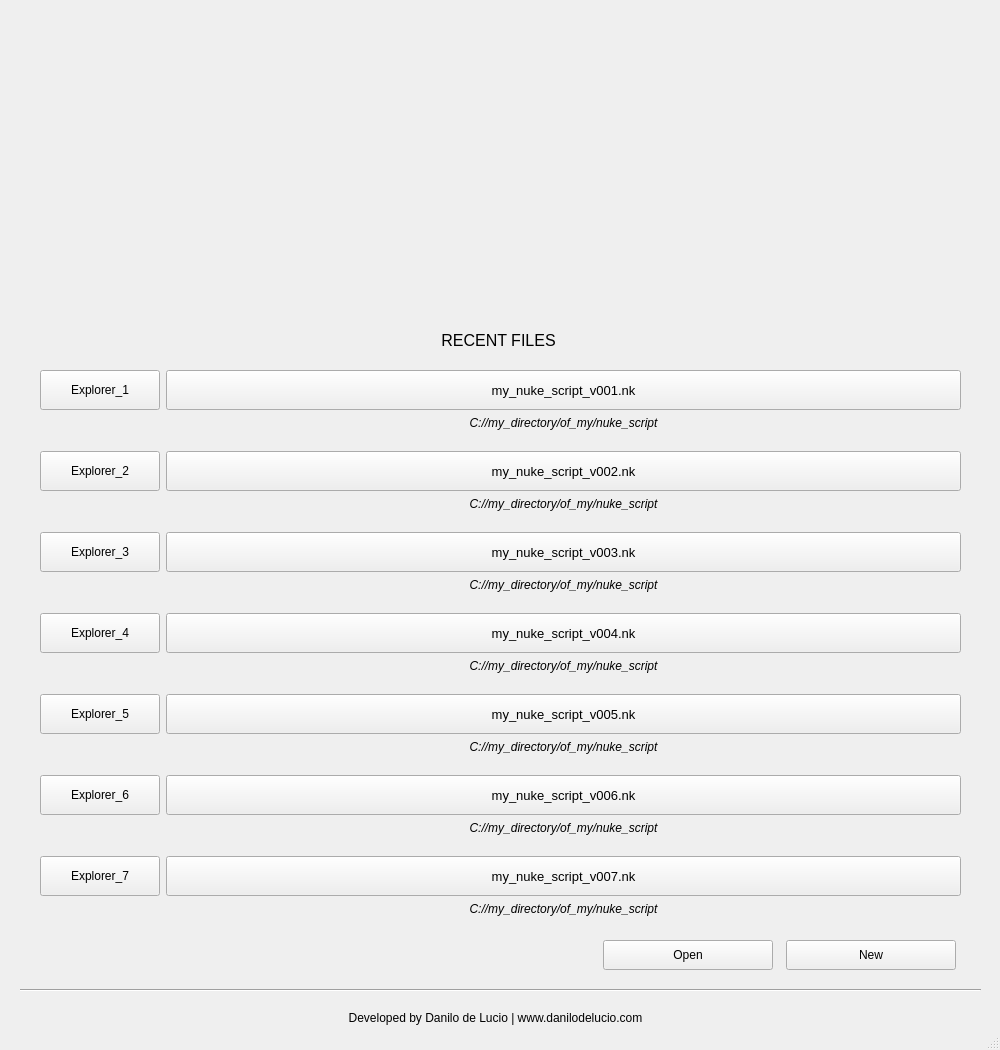
<?xml version="1.0" encoding="UTF-8"?>
<ui version="4.0">
 <class>MainWindow</class>
 <widget class="QMainWindow" name="MainWindow">
  <property name="geometry">
   <rect>
    <x>0</x>
    <y>0</y>
    <width>1000</width>
    <height>1050</height>
   </rect>
  </property>
  <property name="minimumSize">
   <size>
    <width>1000</width>
    <height>1050</height>
   </size>
  </property>
  <property name="maximumSize">
   <size>
    <width>1000</width>
    <height>1050</height>
   </size>
  </property>
  <property name="windowTitle">
   <string>Nuke Start Screen</string>
  </property>
  <widget class="QWidget" name="centralwidget">
   <widget class="QLabel" name="label_footer">
    <property name="geometry">
     <rect>
      <x>10</x>
      <y>1010</y>
      <width>971</width>
      <height>16</height>
     </rect>
    </property>
    <property name="text">
     <string>Developed by Danilo de Lucio | www.danilodelucio.com</string>
    </property>
    <property name="alignment">
     <set>Qt::AlignCenter</set>
    </property>
   </widget>
   <widget class="QLabel" name="label_cover">
    <property name="geometry">
     <rect>
      <x>0</x>
      <y>0</y>
      <width>1001</width>
      <height>300</height>
     </rect>
    </property>
    <property name="minimumSize">
     <size>
      <width>0</width>
      <height>300</height>
     </size>
    </property>
    <property name="font">
     <font>
      <pointsize>20</pointsize>
     </font>
    </property>
    <property name="styleSheet">
     <string notr="true">QLabel {
background-image: url(:/imgs/imgs/cover.png);
background-repeat: no-repeat;
}</string>
    </property>
    <property name="text">
     <string/>
    </property>
    <property name="alignment">
     <set>Qt::AlignCenter</set>
    </property>
   </widget>
   <widget class="QWidget" name="layoutWidget">
    <property name="geometry">
     <rect>
      <x>600</x>
      <y>930</y>
      <width>361</width>
      <height>51</height>
     </rect>
    </property>
    <layout class="QGridLayout" name="gridLayout_2">
     <property name="leftMargin">
      <number>0</number>
     </property>
     <property name="topMargin">
      <number>0</number>
     </property>
     <property name="rightMargin">
      <number>0</number>
     </property>
     <property name="horizontalSpacing">
      <number>10</number>
     </property>
     <property name="verticalSpacing">
      <number>0</number>
     </property>
     <item row="1" column="1">
      <widget class="QPushButton" name="pushButton_new">
       <property name="minimumSize">
        <size>
         <width>170</width>
         <height>30</height>
        </size>
       </property>
       <property name="maximumSize">
        <size>
         <width>170</width>
         <height>30</height>
        </size>
       </property>
       <property name="cursor">
        <cursorShape>PointingHandCursor</cursorShape>
       </property>
       <property name="text">
        <string>New</string>
       </property>
      </widget>
     </item>
     <item row="1" column="0">
      <widget class="QPushButton" name="pushButton_open">
       <property name="minimumSize">
        <size>
         <width>170</width>
         <height>30</height>
        </size>
       </property>
       <property name="maximumSize">
        <size>
         <width>170</width>
         <height>30</height>
        </size>
       </property>
       <property name="cursor">
        <cursorShape>PointingHandCursor</cursorShape>
       </property>
       <property name="text">
        <string>Open</string>
       </property>
      </widget>
     </item>
    </layout>
   </widget>
   <widget class="QLabel" name="label_recent_files">
    <property name="geometry">
     <rect>
      <x>38</x>
      <y>310</y>
      <width>921</width>
      <height>61</height>
     </rect>
    </property>
    <property name="font">
     <font>
      <pointsize>12</pointsize>
     </font>
    </property>
    <property name="text">
     <string>RECENT FILES</string>
    </property>
    <property name="alignment">
     <set>Qt::AlignCenter</set>
    </property>
   </widget>
   <widget class="Line" name="line">
    <property name="geometry">
     <rect>
      <x>20</x>
      <y>980</y>
      <width>961</width>
      <height>20</height>
     </rect>
    </property>
    <property name="minimumSize">
     <size>
      <width>0</width>
      <height>10</height>
     </size>
    </property>
    <property name="orientation">
     <enum>Qt::Horizontal</enum>
    </property>
   </widget>
   <widget class="QWidget" name="">
    <property name="geometry">
     <rect>
      <x>40</x>
      <y>370</y>
      <width>921</width>
      <height>561</height>
     </rect>
    </property>
    <layout class="QGridLayout" name="gridLayout_3">
     <item row="10" column="0">
      <widget class="QPushButton" name="pushButton_explorer_6">
       <property name="minimumSize">
        <size>
         <width>120</width>
         <height>40</height>
        </size>
       </property>
       <property name="maximumSize">
        <size>
         <width>120</width>
         <height>40</height>
        </size>
       </property>
       <property name="cursor">
        <cursorShape>PointingHandCursor</cursorShape>
       </property>
       <property name="toolTip">
        <string>Open in Explorer</string>
       </property>
       <property name="text">
        <string>Explorer_6</string>
       </property>
      </widget>
     </item>
     <item row="5" column="1">
      <widget class="QLabel" name="label_filepath_3">
       <property name="font">
        <font>
         <italic>true</italic>
        </font>
       </property>
       <property name="text">
        <string>C://my_directory/of_my/nuke_script</string>
       </property>
       <property name="alignment">
        <set>Qt::AlignHCenter|Qt::AlignTop</set>
       </property>
      </widget>
     </item>
     <item row="8" column="1">
      <widget class="QPushButton" name="pushButton_filename_5">
       <property name="minimumSize">
        <size>
         <width>0</width>
         <height>40</height>
        </size>
       </property>
       <property name="font">
        <font>
         <pointsize>10</pointsize>
        </font>
       </property>
       <property name="cursor">
        <cursorShape>PointingHandCursor</cursorShape>
       </property>
       <property name="toolTip">
        <string>Import into the current Nuke script</string>
       </property>
       <property name="text">
        <string>my_nuke_script_v005.nk</string>
       </property>
      </widget>
     </item>
     <item row="2" column="0">
      <widget class="QPushButton" name="pushButton_explorer_2">
       <property name="minimumSize">
        <size>
         <width>120</width>
         <height>40</height>
        </size>
       </property>
       <property name="maximumSize">
        <size>
         <width>120</width>
         <height>40</height>
        </size>
       </property>
       <property name="cursor">
        <cursorShape>PointingHandCursor</cursorShape>
       </property>
       <property name="toolTip">
        <string>Open in Explorer</string>
       </property>
       <property name="text">
        <string>Explorer_2</string>
       </property>
      </widget>
     </item>
     <item row="4" column="0">
      <widget class="QPushButton" name="pushButton_explorer_3">
       <property name="minimumSize">
        <size>
         <width>120</width>
         <height>40</height>
        </size>
       </property>
       <property name="maximumSize">
        <size>
         <width>120</width>
         <height>40</height>
        </size>
       </property>
       <property name="cursor">
        <cursorShape>PointingHandCursor</cursorShape>
       </property>
       <property name="toolTip">
        <string>Open in Explorer</string>
       </property>
       <property name="text">
        <string>Explorer_3</string>
       </property>
      </widget>
     </item>
     <item row="9" column="1">
      <widget class="QLabel" name="label_filepath_5">
       <property name="font">
        <font>
         <italic>true</italic>
        </font>
       </property>
       <property name="text">
        <string>C://my_directory/of_my/nuke_script</string>
       </property>
       <property name="alignment">
        <set>Qt::AlignHCenter|Qt::AlignTop</set>
       </property>
      </widget>
     </item>
     <item row="0" column="1">
      <widget class="QPushButton" name="pushButton_filename_1">
       <property name="enabled">
        <bool>true</bool>
       </property>
       <property name="minimumSize">
        <size>
         <width>0</width>
         <height>40</height>
        </size>
       </property>
       <property name="font">
        <font>
         <pointsize>10</pointsize>
        </font>
       </property>
       <property name="cursor">
        <cursorShape>PointingHandCursor</cursorShape>
       </property>
       <property name="toolTip">
        <string>Import into the current Nuke script</string>
       </property>
       <property name="styleSheet">
        <string notr="true"/>
       </property>
       <property name="text">
        <string>my_nuke_script_v001.nk</string>
       </property>
      </widget>
     </item>
     <item row="1" column="1">
      <widget class="QLabel" name="label_filepath_1">
       <property name="font">
        <font>
         <italic>true</italic>
        </font>
       </property>
       <property name="text">
        <string>C://my_directory/of_my/nuke_script</string>
       </property>
       <property name="alignment">
        <set>Qt::AlignHCenter|Qt::AlignTop</set>
       </property>
      </widget>
     </item>
     <item row="8" column="0">
      <widget class="QPushButton" name="pushButton_explorer_5">
       <property name="minimumSize">
        <size>
         <width>120</width>
         <height>40</height>
        </size>
       </property>
       <property name="maximumSize">
        <size>
         <width>120</width>
         <height>40</height>
        </size>
       </property>
       <property name="cursor">
        <cursorShape>PointingHandCursor</cursorShape>
       </property>
       <property name="toolTip">
        <string>Open in Explorer</string>
       </property>
       <property name="text">
        <string>Explorer_5</string>
       </property>
      </widget>
     </item>
     <item row="3" column="1">
      <widget class="QLabel" name="label_filepath_2">
       <property name="font">
        <font>
         <italic>true</italic>
        </font>
       </property>
       <property name="text">
        <string>C://my_directory/of_my/nuke_script</string>
       </property>
       <property name="alignment">
        <set>Qt::AlignHCenter|Qt::AlignTop</set>
       </property>
      </widget>
     </item>
     <item row="6" column="0">
      <widget class="QPushButton" name="pushButton_explorer_4">
       <property name="minimumSize">
        <size>
         <width>120</width>
         <height>40</height>
        </size>
       </property>
       <property name="maximumSize">
        <size>
         <width>120</width>
         <height>40</height>
        </size>
       </property>
       <property name="cursor">
        <cursorShape>PointingHandCursor</cursorShape>
       </property>
       <property name="toolTip">
        <string>Open in Explorer</string>
       </property>
       <property name="text">
        <string>Explorer_4</string>
       </property>
      </widget>
     </item>
     <item row="4" column="1">
      <widget class="QPushButton" name="pushButton_filename_3">
       <property name="minimumSize">
        <size>
         <width>0</width>
         <height>40</height>
        </size>
       </property>
       <property name="font">
        <font>
         <pointsize>10</pointsize>
        </font>
       </property>
       <property name="cursor">
        <cursorShape>PointingHandCursor</cursorShape>
       </property>
       <property name="toolTip">
        <string>Import into the current Nuke script</string>
       </property>
       <property name="text">
        <string>my_nuke_script_v003.nk</string>
       </property>
      </widget>
     </item>
     <item row="10" column="1">
      <widget class="QPushButton" name="pushButton_filename_6">
       <property name="minimumSize">
        <size>
         <width>0</width>
         <height>40</height>
        </size>
       </property>
       <property name="font">
        <font>
         <pointsize>10</pointsize>
        </font>
       </property>
       <property name="cursor">
        <cursorShape>PointingHandCursor</cursorShape>
       </property>
       <property name="toolTip">
        <string>Import into the current Nuke script</string>
       </property>
       <property name="text">
        <string>my_nuke_script_v006.nk</string>
       </property>
      </widget>
     </item>
     <item row="12" column="1">
      <widget class="QPushButton" name="pushButton_filename_7">
       <property name="minimumSize">
        <size>
         <width>0</width>
         <height>40</height>
        </size>
       </property>
       <property name="font">
        <font>
         <pointsize>10</pointsize>
        </font>
       </property>
       <property name="cursor">
        <cursorShape>PointingHandCursor</cursorShape>
       </property>
       <property name="toolTip">
        <string>Import into the current Nuke script</string>
       </property>
       <property name="text">
        <string>my_nuke_script_v007.nk</string>
       </property>
      </widget>
     </item>
     <item row="0" column="0">
      <widget class="QPushButton" name="pushButton_explorer_1">
       <property name="minimumSize">
        <size>
         <width>120</width>
         <height>40</height>
        </size>
       </property>
       <property name="maximumSize">
        <size>
         <width>120</width>
         <height>40</height>
        </size>
       </property>
       <property name="cursor">
        <cursorShape>PointingHandCursor</cursorShape>
       </property>
       <property name="toolTip">
        <string>Open in Explorer</string>
       </property>
       <property name="text">
        <string>Explorer_1</string>
       </property>
      </widget>
     </item>
     <item row="2" column="1">
      <widget class="QPushButton" name="pushButton_filename_2">
       <property name="minimumSize">
        <size>
         <width>0</width>
         <height>40</height>
        </size>
       </property>
       <property name="font">
        <font>
         <pointsize>10</pointsize>
        </font>
       </property>
       <property name="cursor">
        <cursorShape>PointingHandCursor</cursorShape>
       </property>
       <property name="toolTip">
        <string>Import into the current Nuke script</string>
       </property>
       <property name="text">
        <string>my_nuke_script_v002.nk</string>
       </property>
      </widget>
     </item>
     <item row="6" column="1">
      <widget class="QPushButton" name="pushButton_filename_4">
       <property name="minimumSize">
        <size>
         <width>0</width>
         <height>40</height>
        </size>
       </property>
       <property name="font">
        <font>
         <pointsize>10</pointsize>
        </font>
       </property>
       <property name="cursor">
        <cursorShape>PointingHandCursor</cursorShape>
       </property>
       <property name="toolTip">
        <string>Import into the current Nuke script</string>
       </property>
       <property name="text">
        <string>my_nuke_script_v004.nk</string>
       </property>
      </widget>
     </item>
     <item row="11" column="1">
      <widget class="QLabel" name="label_filepath_6">
       <property name="font">
        <font>
         <italic>true</italic>
        </font>
       </property>
       <property name="text">
        <string>C://my_directory/of_my/nuke_script</string>
       </property>
       <property name="alignment">
        <set>Qt::AlignHCenter|Qt::AlignTop</set>
       </property>
      </widget>
     </item>
     <item row="7" column="1">
      <widget class="QLabel" name="label_filepath_4">
       <property name="font">
        <font>
         <italic>true</italic>
        </font>
       </property>
       <property name="text">
        <string>C://my_directory/of_my/nuke_script</string>
       </property>
       <property name="alignment">
        <set>Qt::AlignHCenter|Qt::AlignTop</set>
       </property>
      </widget>
     </item>
     <item row="12" column="0">
      <widget class="QPushButton" name="pushButton_explorer_7">
       <property name="minimumSize">
        <size>
         <width>120</width>
         <height>40</height>
        </size>
       </property>
       <property name="maximumSize">
        <size>
         <width>120</width>
         <height>40</height>
        </size>
       </property>
       <property name="cursor">
        <cursorShape>PointingHandCursor</cursorShape>
       </property>
       <property name="toolTip">
        <string>Open in Explorer</string>
       </property>
       <property name="text">
        <string>Explorer_7</string>
       </property>
      </widget>
     </item>
     <item row="13" column="1">
      <widget class="QLabel" name="label_filepath_7">
       <property name="font">
        <font>
         <italic>true</italic>
        </font>
       </property>
       <property name="text">
        <string>C://my_directory/of_my/nuke_script</string>
       </property>
       <property name="alignment">
        <set>Qt::AlignHCenter|Qt::AlignTop</set>
       </property>
      </widget>
     </item>
    </layout>
   </widget>
  </widget>
  <widget class="QStatusBar" name="statusbar"/>
 </widget>
 <resources>
  <include location="nkss_resource.qrc"/>
 </resources>
 <connections/>
</ui>
